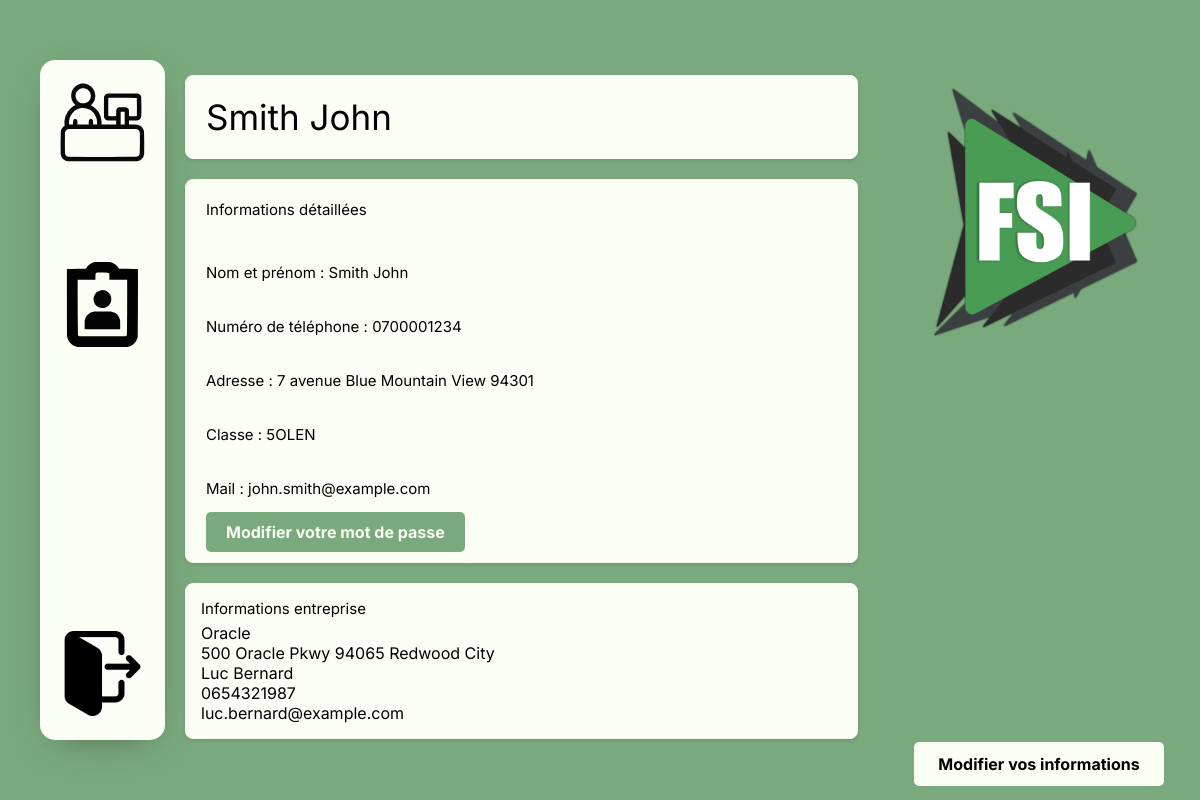
Page /MVC/Controller/EtudiantController.php?action=mesinfo (signed in) on the committed database.
### tables this page shows
CREATE TABLE Etudiant (
    etu_id INT AUTO_INCREMENT,
    etu_nom VARCHAR(50) NOT NULL,
    etu_pre VARCHAR(50) NOT NULL,
    etu_mdp VARCHAR(50) NOT NULL,
    etu_tel VARCHAR(10) NOT NULL,
    etu_email VARCHAR(100) NOT NULL,
    etu_adr VARCHAR(100) NOT NULL,
    etu_cp VARCHAR(100) NOT NULL,
    etu_ville VARCHAR(100) NOT NULL,
    spe_id INT,
    classe_id INT,
    tut_id INT,
    ent_id INT,
    maitre_appr_id INT,
    FOREIGN KEY (maitre_appr_id) REFERENCES MaitreApprentissage(maitre_appr_id),
    FOREIGN KEY (spe_id) REFERENCES Specialite(spe_id),
    FOREIGN KEY (classe_id) REFERENCES Classe(classe_id),
    FOREIGN KEY (tut_id) REFERENCES Tuteur(tut_id),
    FOREIGN KEY (ent_id) REFERENCES Entreprise(ent_id),
    CONSTRAINT etudiant_pk PRIMARY KEY(etu_id)
);

CREATE TABLE Classe (
    classe_id INT AUTO_INCREMENT,
    classe_nom VARCHAR(50) NOT NULL,
    CONSTRAINT classe_pk PRIMARY KEY(classe_id)
);

CREATE TABLE Entreprise (
    ent_id INT AUTO_INCREMENT,
    ent_nom VARCHAR(100) NOT NULL,
    ent_adr VARCHAR(250) NOT NULL,
    ent_cp VARCHAR(10) NOT NULL,
    ent_ville VARCHAR(50) NOT NULL,
    CONSTRAINT entreprise_pk PRIMARY KEY(ent_id)
);

CREATE TABLE MaitreApprentissage (
    maitre_appr_id INT AUTO_INCREMENT,
    maitre_appr_pre VARCHAR(100) NOT NULL,
    maitre_appr_nom VARCHAR(100) NOT NULL,
    maitre_appr_tel VARCHAR(10) NOT NULL,
    maitre_appr_email VARCHAR(100) NOT NULL,
    ent_id INT NOT NULL,
    FOREIGN KEY (ent_id) REFERENCES Entreprise(ent_id),
    CONSTRAINT maitreApprentissage_pk PRIMARY KEY(maitre_appr_id)
);

### MVC/DAO/DAO.php (called while the page is built, shortened)
<?php
abstract class DAO {
public function __construct(PDO $connect) {
$this->bdd = $connect;
}
}
?>

### MVC/DAO/EtduiantDAO.php (called while the page is built, shortened)
<?php
require_once 'DAO.php';
class EtduiantDAO extends DAO
{
    public function find(int $id): object
    {
        $bil1DAO = new Bilan1DAO($this->bdd);
        $bil2DAO = new Bilan2DAO($this->bdd);
        $result = null;
        $query = "SELECT * FROM Etudiant WHERE etu_id = :etu_id";
        $stmt = $this->bdd->prepare($query);
        $r = $stmt->execute([
            "etu_id" => $id
        ]);
        if ($r !== false) {
            $row = ($tmp = $stmt->fetch(PDO::FETCH_ASSOC)) ? $tmp : null;
            if (!is_null($row)) {
                $tuteur = null;
                if (isset($row['tut_id'])) {
                    $tuteurModel = new TuteurDAO($this->bdd);
                    $tuteur = $tuteurModel->find($row['tut_id']);
                }else{
                    $tuteur = null;
                }
                $entreprise = null;
                if (isset($row['ent_id'])) {
                    $entrepriseModel = new EntrepriseDAO($this->bdd);
                    $entreprise = $entrepriseModel->find($row['ent_id']);
                }
                else{
                    $entreprise = null;
                }
                $specialite = null;
                if (isset($row['spe_id'])) {
                    $specialiteModel = new SpecialiteDAO($this->bdd);
                    $specialite = $specialiteModel->find($row['spe_id']);
                }
                else{
                    $specialite = null;
                }
                $classe = null;
                if (isset($row['classe_id'])) {
                    $classeModel = new ClasseDAO($this->bdd);
                    $classe = $classeModel->find($row['classe_id']);
                }
                else{
                    $classe = null;
                }
                $maitreappre = null;
                if (isset($row['maitre_appr_id'])) {
                    $maitreappreModel = new MaitreApprentissageDAO($this->bdd);
                    $maitreappre = $maitreappreModel->find($row['maitre_appr_id']);
                }
                else{
                    $maitreappre = null;
                }
                $res = new Etudiant($tuteur,$specialite,$classe,$maitreappre,$entreprise,$row['etu_id'],$row['etu_nom'],$row['etu_pre'],$row['etu_email'],$row['etu_mdp'],$row['etu_tel'],$row['etu_adr'],$row['etu_ville'],$row['etu_cp']);
                $bil1 = $bil1DAO->getallBilan1ByEleve($res);
                $res->setMesBilan1($bil1);
                $bil2 = $bil2DAO->getallBilan2ByEleve($res);
                $res->setMesBilan2($bil2);
                $result = $res;
            }
        }
        return $result;
    }
}

### MVC/DAO/TuteurDAO.php (called while the page is built, shortened)
<?php
require_once 'DAO.php';
class TuteurDAO extends DAO {
    public function find(int $id): object
    {
        $result = null;
        $query = "SELECT * FROM Tuteur WHERE tut_id = :tut_id";
        $stmt = $this->bdd->prepare($query);
        $r = $stmt->execute([
            "tut_id" => $id
        ]);
        if ($r !== false) {
            $row = ($tmp = $stmt->fetch(PDO::FETCH_ASSOC)) ? $tmp : null;
            if (!is_null($row)) {
                $result = new Tuteur($row['tut_tel'],$row['tut_nb_etu_actu'], $row['tut_id'], $row['tut_nom'],$row['tut_pre'],$row['tut_email'],$row['tut_mdp']);
            }
        }
        return $result;
    }
}

### MVC/DAO/EntrepriseDAO.php (called while the page is built, shortened)
<?php
require_once 'DAO.php';
class EntrepriseDAO extends DAO
{
    public function find(int $id): object
    {
        $result = null;
        $query = "SELECT * FROM Entreprise WHERE ent_id = :ent_id";
        $stmt = $this->bdd->prepare($query);
        $r = $stmt->execute([
            "ent_id" => $id
        ]);
        if ($r !== false) {
            $row = ($tmp = $stmt->fetch(PDO::FETCH_ASSOC)) ? $tmp : null;
            if (!is_null($row)) {
                $result = new Entreprise($row['ent_id'],$row['ent_nom'], $row['ent_adr'], $row['ent_cp'], $row['ent_ville']);
            }
        }
        return $result;
    }
}

### MVC/DAO/SpecialiteDAO.php (called while the page is built, shortened)
<?php
require_once 'DAO.php';
class SpecialiteDAO extends DAO
{
    public function find(int $id): object
    {
        $result = null;
        $query = "SELECT * FROM Specialite WHERE spe_id = :spe_id";
        $stmt = $this->bdd->prepare($query);
        $r = $stmt->execute([
            "spe_id" => $id
        ]);
        if ($r !== false) {
            $row = ($tmp = $stmt->fetch(PDO::FETCH_ASSOC)) ? $tmp : null;
            if (!is_null($row)) {
                $result = new Specialite($row['spe_id'],$row['spe_nom']);
            }
        }
        return $result;
    }
}

### MVC/DAO/ClasseDAO.php (called while the page is built, shortened)
<?php
require_once 'DAO.php';
class ClasseDAO extends DAO
{
    public function find(int $id): object
    {
        $result = null;
        $query = "SELECT * FROM Classe WHERE classe_id = :classe_id";
        $stmt = $this->bdd->prepare($query);
        $r = $stmt->execute([
            "classe_id" => $id
        ]);
        if ($r !== false) {
            $row = ($tmp = $stmt->fetch(PDO::FETCH_ASSOC)) ? $tmp : null;
            if (!is_null($row)) {
                $result = new Classe($row['classe_id'], $row['classe_nom']);
            }
        }
        return $result;
    }
}

### MVC/DAO/MaitreApprentissageDAO.php (called while the page is built, shortened)
<?php
require_once "../DAO/EntrepriseDAO.php";
require_once 'DAO.php';
class MaitreApprentissageDAO extends DAO
{
    public function find(int $id): object
    {
        $result = null;
        $query = "SELECT * FROM MaitreApprentissage WHERE maitre_appr_id = :maitre_appr_id";
        $stmt = $this->bdd->prepare($query);
        $r = $stmt->execute([
            "maitre_appr_id" => $id
        ]);
        if ($r !== false) {
            $row = ($tmp = $stmt->fetch(PDO::FETCH_ASSOC)) ? $tmp : null;
            if (!is_null($row)) {
                $entreprise = null;
                if (isset($row['ent_id'])) {
                    $entrepriseModel = new EntrepriseDAO($this->bdd);
                    $entreprise = $entrepriseModel->find($row['ent_id']);
                }
                $result = new MaitreApprentissage($row['maitre_appr_id'],$row['maitre_appr_nom'], $row['maitre_appr_pre'],$row['maitre_appr_tel'],$row['maitre_appr_email'],$entreprise);
            }
        }
        return $result;
    }
}

### MVC/Views/MesInformationsEtudiant.php (the view, shortened to what this page needs)
  <!DOCTYPE html>
<html lang="fr">
<head>
    <link rel="stylesheet" href="../Style/Style.css">
    <link rel="stylesheet" href="../Style/reset.css">
<body>
<div class="MainContainerEtudiant">
    <?php if (!empty($etudiant) ) : ?>
    <div class="MainTitleEtudiant">
        <h1><?= htmlspecialchars($etudiant->getNomUti())?> <?= htmlspecialchars($etudiant->getPreNomUti()) ?></h1>
    </div>
    <div class="DescriptionEtudiant">
        <h2>
            Informations détaillées
        </h2>
        <br>
        <p>
            Nom et prénom : <?= htmlspecialchars($etudiant->getNomUti())?> <?= htmlspecialchars($etudiant->getPreNomUti()) ?><br><br>
            Numéro de téléphone : <?= htmlspecialchars($etudiant->getEtuTel())?><br><br>
            Adresse : <?= htmlspecialchars($etudiant->getEtuAdr()) ?> <?= htmlspecialchars($etudiant->getEtuVille()) ?> <?= htmlspecialchars($etudiant->getEtuCp()) ?><br><br>
            Classe : <?= htmlspecialchars($etudiant->getMaClasse()->getNomCla())?><br><br>
            Mail : <?= htmlspecialchars($etudiant->getEmailUti())?><br>
        </p>
        <a href="?action=modifiermdpEtu" class="boutonModifMDP">Modifier votre mot de passe</a>
    </div>
    <div class="InfosEntreprise">
        <h2>Informations entreprise</h2>
        <?php if ($etudiant->getMonEnt()) : ?>
            <?php echo($etudiant->getMonEnt()->getNomEnt()) ?><br>
            <?php echo($etudiant->getMonEnt()->getAdrEnt()) ?> <?php echo($etudiant->getMonEnt()->getCpEnt()) ?> <?php echo($etudiant->getMonEnt()->getVilEnt()) ?>
            <br>
            <?php if ($etudiant->getMonMaitreAp()) : ?>
                <?php echo($etudiant->getMonMaitreAp()->getPreMaiAppr()) ?> <?php echo($etudiant->getMonMaitreAp()->getNomMaiAppr()) ?>
                <br>
                <?php echo($etudiant->getMonMaitreAp()->getTelMaiAppr()) ?><br>
                <?php echo($etudiant->getMonMaitreAp()->getMailMaiAppr()) ?><br>
            <?php else : ?>
                <p>L'etudiant n'a pas encore de maitre d'apprentissage</p>
            <?php endif; ?>
        <?php else : ?>
            <p>L'etudiant n'a pas encore d'entreprise</p>
        <?php endif; ?>
    </div>
</div>
<div class="rightPage">
    <div class="logo">
        <img src="../Image/FSI_logo.png" class="imgFSI" alt="logoFSI">
    </div>
    <div class="boutonModifEtudiant">
        <a href="?action=modifierInfosEtu" class="boutonModifierInfos">Modifier vos informations</a>
    </div>
</div>
        <?php endif; ?>
</body>
</html>

### MVC/Style/Style.css (style rules this page uses)
:root { --theme-1: #7aa97d; --theme-2: #FAFEF5; }
body { height: 100vh; display: flex; align-items: center; background: var(--theme-1); font-family: Inter; }
.MainContainerEtudiant { flex: 3; display: flex; flex-direction: column; gap: 20px; padding: 20px; }
.MainTitleEtudiant { font-family: Inter; background-color: var(--theme-2); border: 1px solid var(--theme-2); padding: 20px; border-radius: 8px; text-align: left; font-size: 35px; box-shadow: 0 2px 4px rgba(0, 0, 0, 0.1); margin-top: 2%; }
.boutonModifMDP { padding: 10px 20px; background-color: var(--theme-1); color: var(--theme-2); text-align: center; border-radius: 5px; font-weight: bold; border: none; cursor: pointer; align-self: flex-end; font-family: Inter; }
.InfosEntreprise { font-family: Inter; background-color: var(--theme-2); border: 1px solid var(--theme-2); padding: 15px; border-radius: 8px; box-shadow: 0 2px 4px rgba(0, 0, 0, 0.1); }
.InfosEntreprise h2 { font-family: Inter; font-size: 15px; padding-bottom: 5px; }
.rightPage { display: flex; flex-direction: column; background-color: var(--theme-1); margin-right: 3%; margin-left: 3%; height: 100%; gap: 50%; }
.rightPage .logo { margin-top: 35%; width: 250px; }
.rightPage .boutonModifEtudiant { text-align: center; padding: 10px 20px; background-color: var(--theme-2); border-radius: 5px; font-weight: bold; border: 2px solid var(--theme-2); cursor: pointer; transition: background-color 0.3s, color 0.3s; font-family: Inter; }

### rows in the picture
etudiant: etu_nom "Smith", etu_pre "John", etu_tel "0700001234", etu_adr "7 avenue Blue", etu_ville "Mountain View", etu_cp "94301", etu_email "john.smith@example.com"
classe: classe_nom "5OLEN"
entreprise: ent_nom "Oracle", ent_adr "500 Oracle Pkwy", ent_cp "94065", ent_ville "Redwood City"
maitreapprentissage: maitre_appr_pre "Luc", maitre_appr_nom "Bernard", maitre_appr_tel "0654321987", maitre_appr_email "luc.bernard@example.com"
